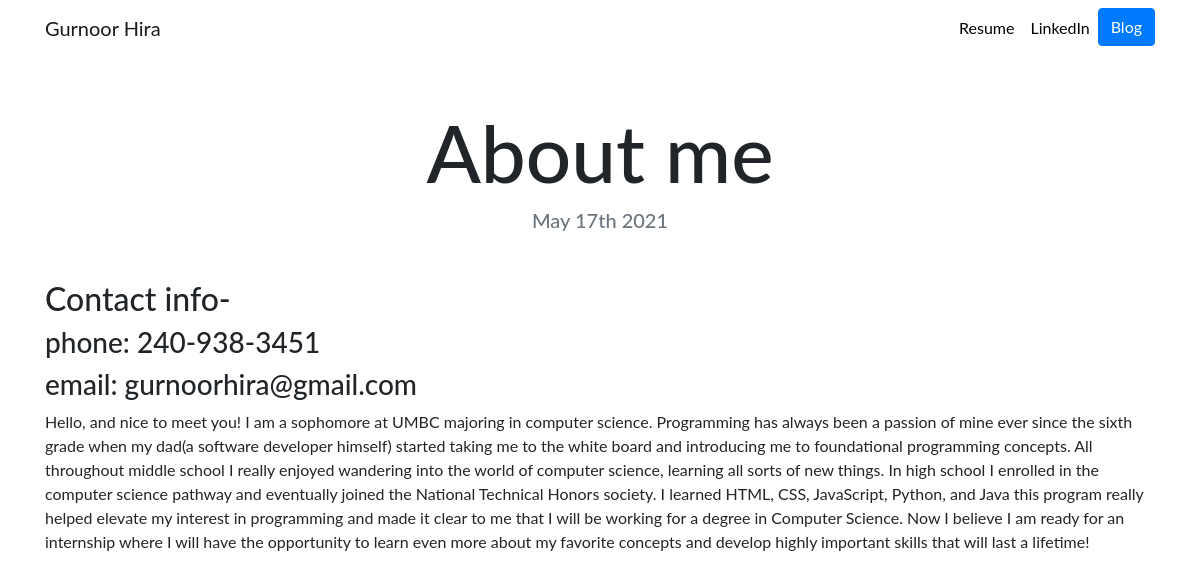
Page /blog/1/ on the committed database.
### blog/models.py (models this page shows, shortened)
class Blog(models.Model):
    title= models.CharField(max_length=200)
    description=models.TextField()
    date=models.DateField()

### blog/views.py (the view)
# urls.py: path('<int:blog_id>/',views.detail,name='detail'),
def detail(request, blog_id):
    blog=get_object_or_404(Blog, pk=blog_id)
    return render(request, 'blog/detail.html',{'blog':blog})

### blog/templates/blog/detail.html
{% extends "portfolio/base.html" %}
{% load static %}
{% block content %}
<h1 class="text-center mt-5" id="blogdetailtitle">{{ blog.title }}</h1>
<h5 class="text-center text-muted mb-5">{{ blog.date|date:'F jS Y' }}</h5>
{{ blog.description|safe }}
{% endblock %}

### portfolio/static/portfolio/custom.css (style rules this page uses)
body { font-family: 'Lato', sans-serif; }
@media (min-width: 992px) { #blogdetailtitle { font-size: 5rem; } }

### rows in the picture
Blog: title "About me", date "May 17th 2021", description "Contact info- phone: 240-938-3451 email: gurnoorhira@gmail.com Hello, and nice to meet you! I am a sophomore at UMBC majoring in computer science. Programming has always been a passion of mine ever since the sixth grade when my dad(a software developer himself) started taking me to the white board and introducing me to foundational programming concepts. All throughout middle school I really enjoyed wandering into the world of computer science, learning all sorts of new things. In high school I enrolled in the computer science pathway and eventually joined the National Technical Honors society. I learned HTML, CSS, JavaScript, Python, and Java this program really helped elevate my interest…"
